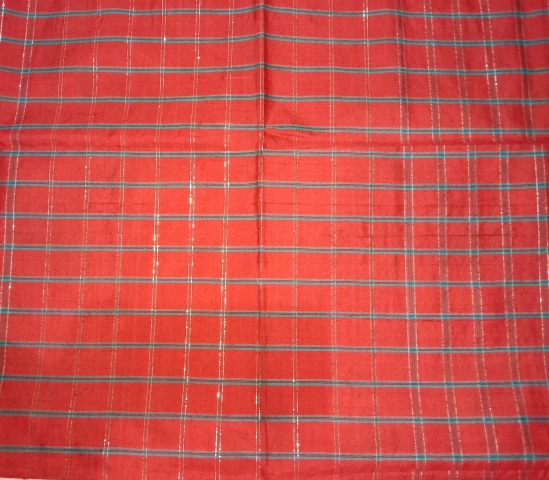
#> input picture ls01/0101.jpeg, 1097 x 960 px (shown at 1/2 size)
$ python cropping.py
#> lines starting #> are read from the running program, lines starting #| are printed output that depends on the picture
from PIL import Image
def crop(image_path, coords, saved_location):
#> called with image_path = '0101.jpeg', coords = (0, 0, 800, 800), saved_location = 're01.jpg'
    image_obj = Image.open("0101.jpeg")
#> image_obj is the input picture: PIL image 1097x960 RGB; mean R, G, B 200.4, 80.7, 75.8
    cropped_image = image_obj.crop(coords)
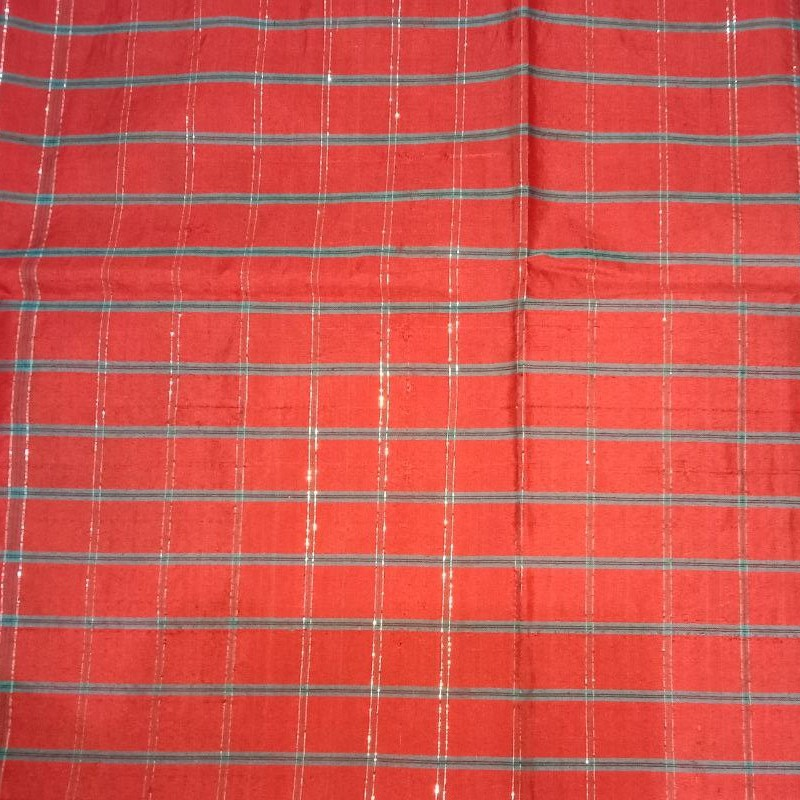
#> cropped_image: PIL image 800x800 RGB; mean R, G, B 208.3, 84.3, 77.3
    cropped_image.save(saved_location)


if __name__ == '__main__':
    image = "0101.jpeg"
    crop(image, (0, 0, 800, 800 ), 're01.jpg')

$ run again, with ls01/0102.jpeg copied over ls01/0101.jpeg
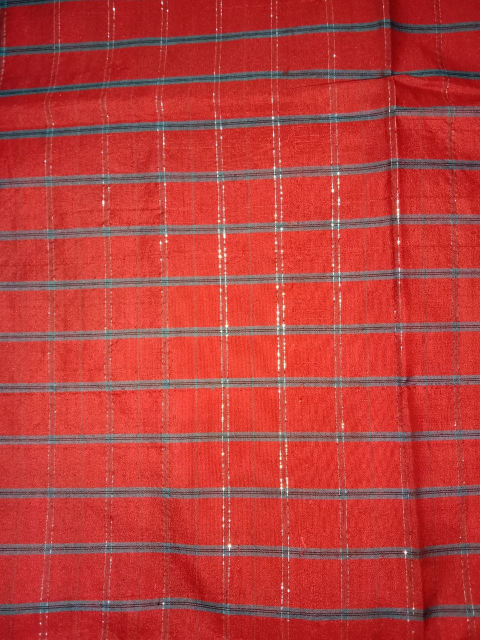
#> input picture ls01/0102.jpeg, 960 x 1280 px (shown at 1/2 size)
#> in crop, image_obj is the input picture: PIL image 960x1280 RGB; mean R, G, B 186.9, 61.1, 57.8
#> in crop, `cropped_image = image_obj.crop(coords)`:
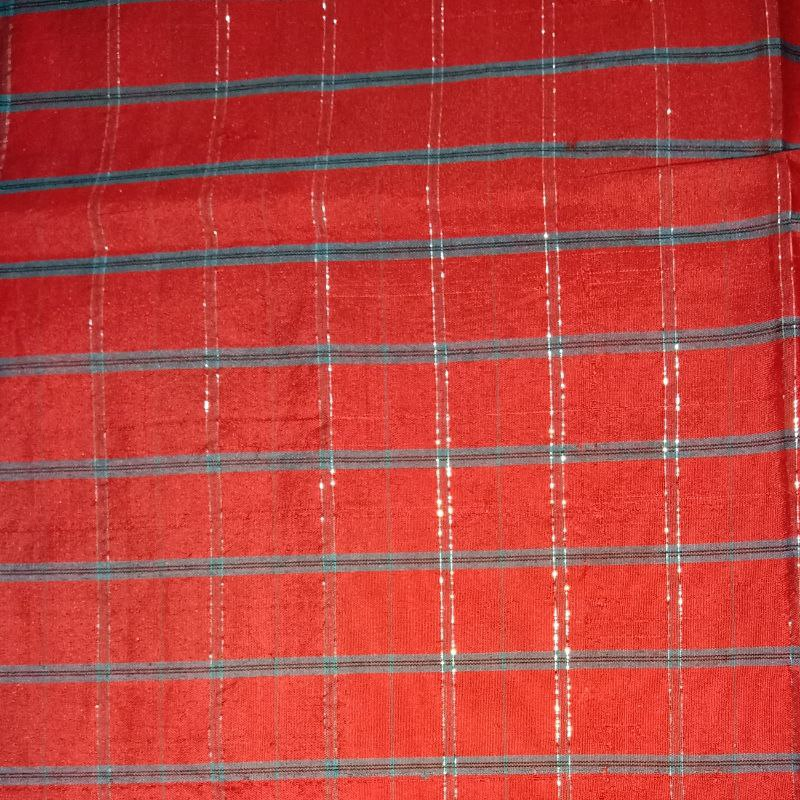
#> cropped_image: PIL image 800x800 RGB; mean R, G, B 188.8, 65.1, 60.5

$ run again, with ls01/0103.jpeg copied over ls01/0101.jpeg
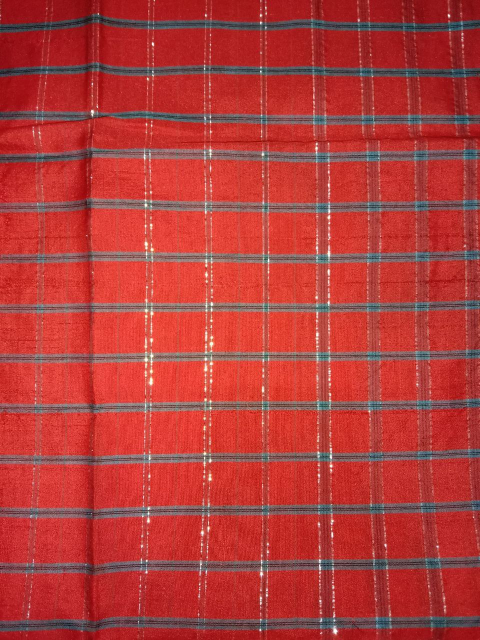
#> input picture ls01/0103.jpeg, 960 x 1280 px (shown at 1/2 size)
#> in crop, image_obj is the input picture: PIL image 960x1280 RGB; mean R, G, B 179.3, 59.6, 56.7
#> in crop, `cropped_image = image_obj.crop(coords)`:
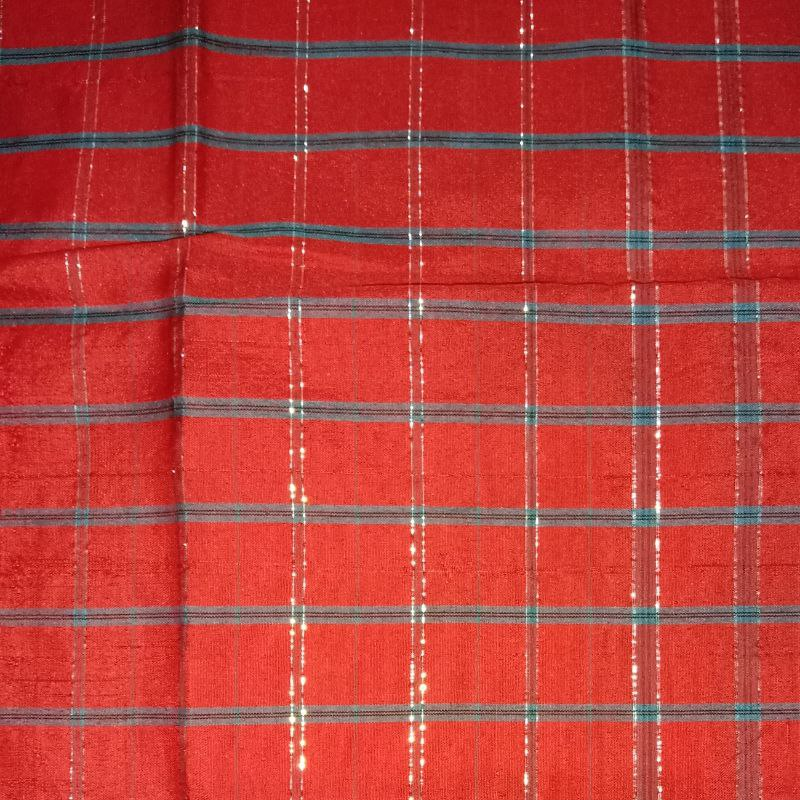
#> cropped_image: PIL image 800x800 RGB; mean R, G, B 185.5, 62.6, 58.1

$ run again, with ls01/0104.jpeg copied over ls01/0101.jpeg
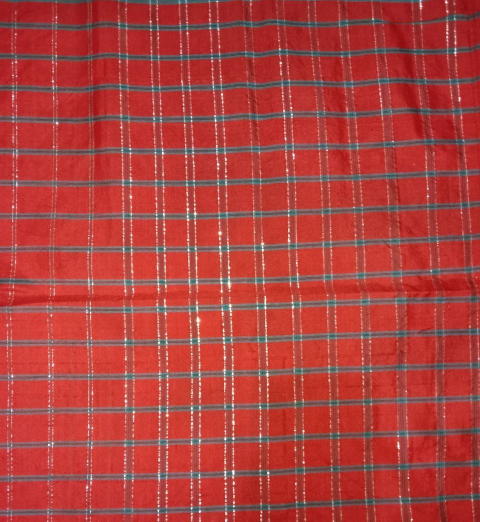
#> input picture ls01/0104.jpeg, 960 x 1043 px (shown at 1/2 size)
#> in crop, image_obj is the input picture: PIL image 960x1043 RGB; mean R, G, B 174, 65, 61.6
#> in crop, `cropped_image = image_obj.crop(coords)`:
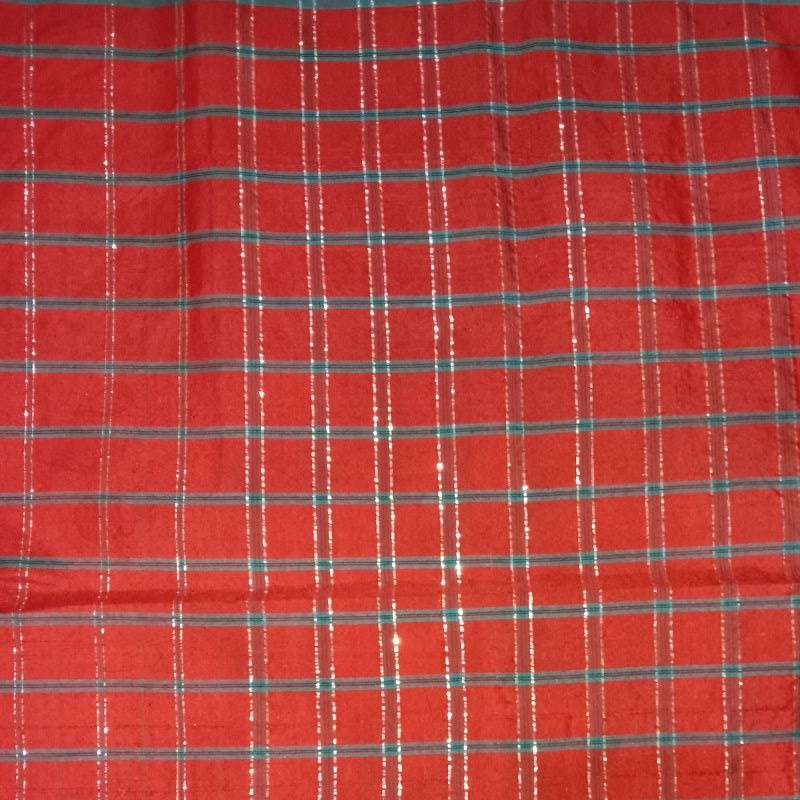
#> cropped_image: PIL image 800x800 RGB; mean R, G, B 176.4, 67.5, 63.4
